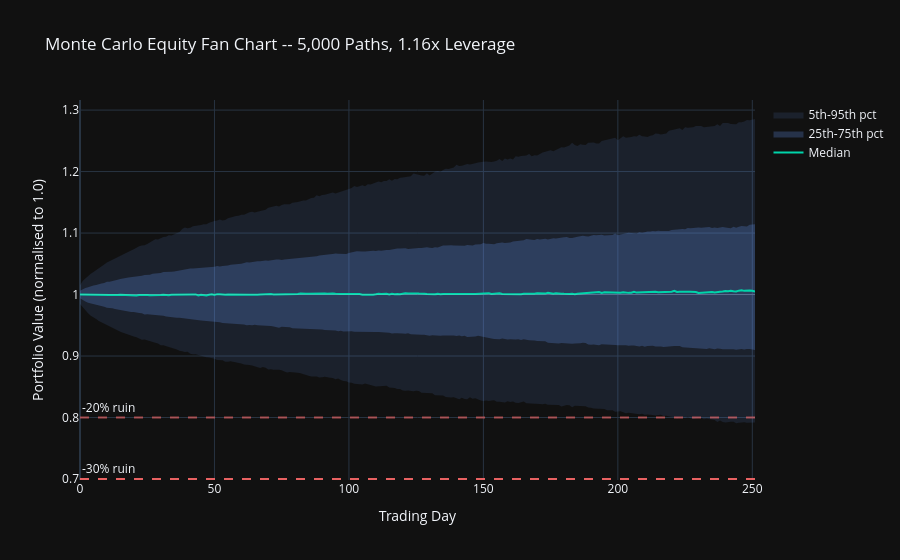

Notebook code for this chart:
### Code cell
days_mc = np.arange(MC_HORIZON)
bands   = np.percentile(equity, [5, 25, 50, 75, 95], axis=0)

fig = go.Figure()
fig.add_trace(go.Scatter(
    x=np.concatenate([days_mc, days_mc[::-1]]),
    y=np.concatenate([bands[4], bands[0][::-1]]),
    fill='toself', fillcolor='rgba(100,149,237,0.12)',
    line=dict(color='rgba(0,0,0,0)'), name='5th-95th pct'
))
fig.add_trace(go.Scatter(
    x=np.concatenate([days_mc, days_mc[::-1]]),
    y=np.concatenate([bands[3], bands[1][::-1]]),
    fill='toself', fillcolor='rgba(100,149,237,0.25)',
    line=dict(color='rgba(0,0,0,0)'), name='25th-75th pct'
))
fig.add_trace(go.Scatter(
    x=days_mc, y=bands[2], mode='lines',
    line=dict(color='#00d4aa', width=2), name='Median'
))
for d, col in [(0.20, 'rgba(255,107,107,0.6)'), (0.30, 'rgba(255,107,107,0.9)')]:
    fig.add_hline(y=1-d, line_dash='dash', line_color=col,
                  annotation_text='-{:.0%} ruin'.format(d),
                  annotation_position='top left')
fig.add_hline(y=1, line_color='white', line_width=0.5, opacity=0.3)
fig.update_layout(
    title='Monte Carlo Equity Fan Chart -- {:,} Paths, {:.2f}x Leverage'.format(
        MC_PATHS, leverage),
    xaxis_title='Trading Day',
    yaxis_title='Portfolio Value (normalised to 1.0)',
    template='plotly_dark'
)
fig.show()

### Figure 1 — Plotly figure (JSON) as saved in the notebook; plotly's stock layout.template omitted (floating-point values rounded to 4 significant figures; data arrays with more than 128 entries replaced by an {"elided": "..."} marker saying what was removed)
{"data": [{"fill": "toself", "fillcolor": "rgba(100,149,237,0.12)", "line": {"color": "rgba(0,0,0,0)"}, "name": "5th-95th pct", "type": "scatter", "x": {"elided": "504 int values"}, "y": {"elided": "504 float values"}}, {"fill": "toself", "fillcolor": "rgba(100,149,237,0.25)", "line": {"color": "rgba(0,0,0,0)"}, "name": "25th-75th pct", "type": "scatter", "x": {"elided": "504 int values"}, "y": {"elided": "504 float values"}}, {"line": {"color": "#00d4aa", "width": 2}, "mode": "lines", "name": "Median", "type": "scatter", "x": {"elided": "252 int values"}, "y": {"elided": "252 float values"}}], "layout": {"annotations": [{"showarrow": false, "text": "-20% ruin", "x": 0, "xanchor": "left", "xref": "x domain", "y": 0.8, "yanchor": "bottom", "yref": "y"}, {"showarrow": false, "text": "-30% ruin", "x": 0, "xanchor": "left", "xref": "x domain", "y": 0.7, "yanchor": "bottom", "yref": "y"}], "shapes": [{"line": {"color": "rgba(255,107,107,0.6)", "dash": "dash"}, "type": "line", "x0": 0, "x1": 1, "xref": "x domain", "y0": 0.8, "y1": 0.8, "yref": "y"}, {"line": {"color": "rgba(255,107,107,0.9)", "dash": "dash"}, "type": "line", "x0": 0, "x1": 1, "xref": "x domain", "y0": 0.7, "y1": 0.7, "yref": "y"}, {"line": {"color": "white", "width": 0.5}, "opacity": 0.3, "type": "line", "x0": 0, "x1": 1, "xref": "x domain", "y0": 1, "y1": 1, "yref": "y"}], "title": {"text": "Monte Carlo Equity Fan Chart -- 5,000 Paths, 1.16x Leverage"}, "xaxis": {"title": {"text": "Trading Day"}}, "yaxis": {"title": {"text": "Portfolio Value (normalised to 1.0)"}}}}
